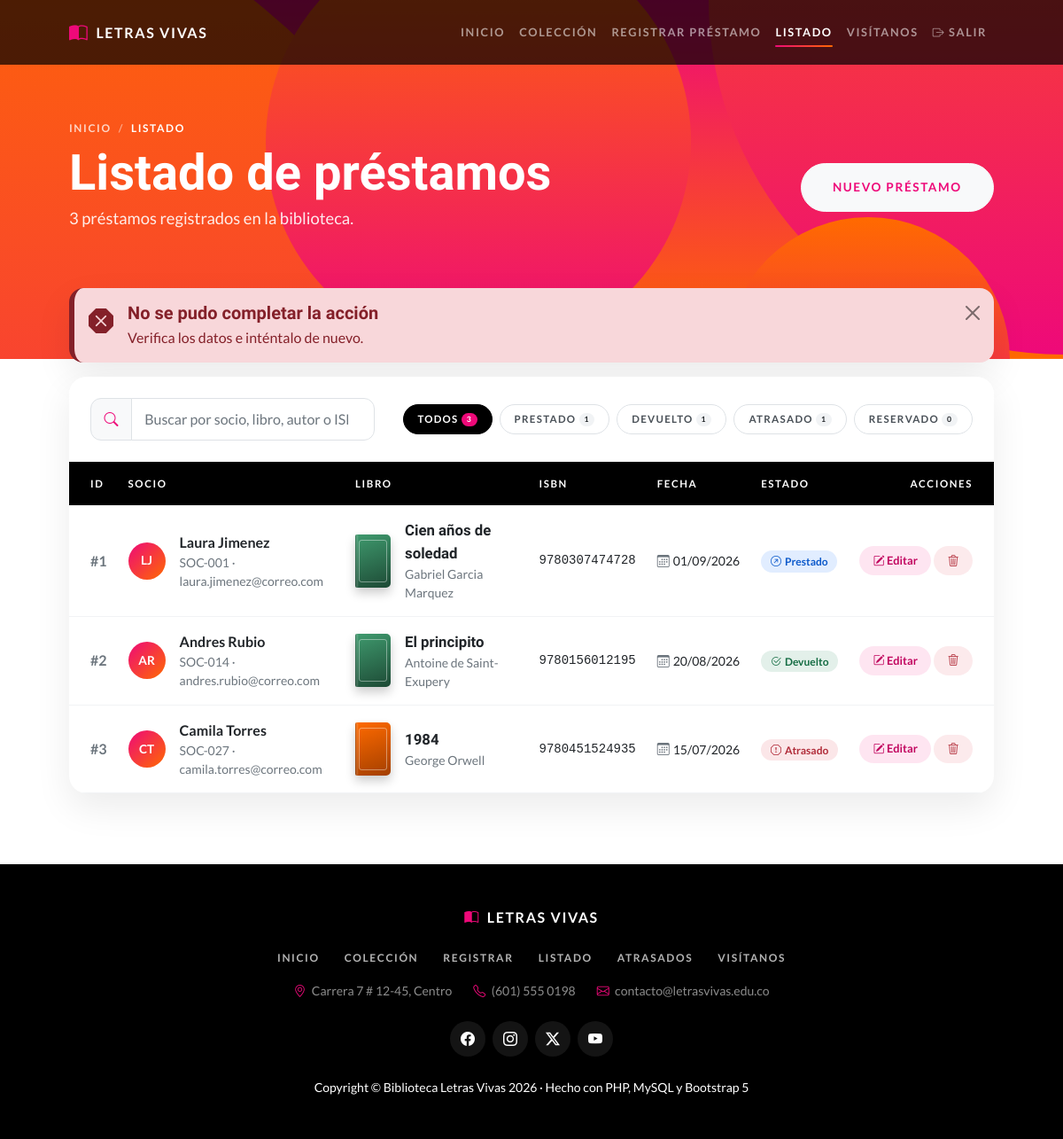
Page /listar.php?msg=error (signed in) on the committed database.
### tables this page shows
CREATE TABLE `prestamos` (
  `id_prestamo` int NOT NULL,
  `estado_prestamo` varchar(15) NOT NULL,
  `codigo_socio` varchar(15) NOT NULL,
  `nombre_socio` varchar(40) NOT NULL,
  `titulo_libro` varchar(80) NOT NULL,
  `autor_libro` varchar(40) NOT NULL,
  `correo_socio` varchar(60) NOT NULL,
  `isbn` varchar(20) NOT NULL,
  `fecha_prestamo` date NOT NULL
);

### listar.php (the view, shortened to what this page needs)
<?php
require_once 'conexion.php';
require_once 'includes/helpers.php';
try {
    $sql = "SELECT id_prestamo, estado_prestamo, codigo_socio, nombre_socio,
            titulo_libro, autor_libro, correo_socio, isbn, fecha_prestamo
            FROM prestamos ORDER BY id_prestamo";
    $stmt = $conn->prepare($sql);
    $stmt->execute();
    $prestamos = $stmt->fetchAll();
} catch (PDOException $e) {
    errorBaseDatos($e);
}
$mensajes = [
    'registrado' => ['success', 'bi-check-circle-fill', 'Préstamo registrado', 'El nuevo préstamo ya aparece en el listado.'],
    'editado'    => ['success', 'bi-check-circle-fill', '¡Registro editado satisfactoriamente!', 'Los cambios del préstamo se guardaron en la base de datos. El registro actualizado está resaltado en la tabla.'],
    'eliminado'  => ['warning', 'bi-trash3-fill', 'Préstamo eliminado', 'El registro se eliminó de la base de datos.'],
    'error'      => ['danger', 'bi-x-octagon-fill', 'No se pudo completar la acción', 'Verifica los datos e inténtalo de nuevo.'],
    'invalido'   => ['danger', 'bi-x-octagon-fill', 'Datos no válidos', 'Los cambios no se guardaron porque algún campo no cumple el formato. Revisa el correo, el ISBN, la fecha y el estado.'],
];
$msg = $mensajes[$_GET['msg'] ?? ''] ?? null;
$resaltado = (int) ($_GET['id'] ?? 0);
$busqueda = $_GET['q'] ?? '';
$conteo = array_count_values(array_column($prestamos, 'estado_prestamo'));
require 'includes/header.php';
?>
<header class="masthead masthead-pagina text-white">
    <div class="masthead-content">
        <div class="container px-5">
            <nav aria-label="breadcrumb">
                <ol class="breadcrumb breadcrumb-light mb-2">
                    <li class="breadcrumb-item"><a href="index.php">Inicio</a></li>
                    <li class="breadcrumb-item active" aria-current="page">Listado</li>
                </ol>
            </nav>
            <div class="d-flex flex-wrap justify-content-between align-items-center gap-3">
                <div>
                    <h1 class="masthead-heading mb-1">Listado de préstamos</h1>
                    <p class="masthead-lead mb-0"><?= count($prestamos) ?> préstamos registrados en la biblioteca.</p>
                </div>
                <a href="registrar.php" class="btn btn-light btn-lg rounded-pill text-primary">Nuevo préstamo</a>
            </div>
        </div>
    </div>
    <?= circulos() ?>
</header>
<section class="container px-3 px-sm-4 px-lg-5 page-body">
    <?php if ($msg): ?>
        <div class="alert alert-<?= $msg[0] ?> alert-dismissible fade show alert-biblio d-flex align-items-start gap-3" role="alert" id="alerta">
            <i class="bi <?= $msg[1] ?> fs-3"></i>
            <div>
                <h5 class="alert-heading mb-1"><?= $msg[2] ?></h5>
                <p class="mb-0"><?= $msg[3] ?><?= $resaltado ? ' (ID #' . $resaltado . ')' : '' ?></p>
            </div>
            <button type="button" class="btn-close" data-bs-dismiss="alert" aria-label="Cerrar"></button>
        </div>
    <?php endif; ?>
    <div class="card table-card">
        <div class="card-header bg-white border-0 p-4">
            <div class="row g-3 align-items-center">
                <div class="col-xl-4">
                    <div class="input-group search-box">
                        <span class="input-group-text"><i class="bi bi-search"></i></span>
                        <input type="search" id="buscar" class="form-control" placeholder="Buscar por socio, libro, autor o ISBN..." value="<?= htmlspecialchars($busqueda) ?>">
                    </div>
                </div>
                <div class="col-xl-8">
                    <div class="d-flex flex-wrap gap-2 justify-content-xl-end" id="filtros">
                        <button class="btn btn-filtro rounded-pill active" data-estado="">Todos <span class="badge rounded-pill"><?= count($prestamos) ?></span></button>
                        <?php foreach (['Prestado', 'Devuelto', 'Atrasado', 'Reservado'] as $e): ?>
                            <button class="btn btn-filtro rounded-pill" data-estado="<?= $e ?>"><?= $e ?> <span class="badge rounded-pill"><?= $conteo[$e] ?? 0 ?></span></button>
                        <?php endforeach; ?>
                    </div>
                </div>
            </div>
        </div>
        <div class="table-responsive">
            <table class="table table-biblio align-middle mb-0">
                <thead>
                    <tr>
                        <th>ID</th>
                        <th>Socio</th>
                        <th>Libro</th>
                        <th>ISBN</th>
                        <th>Fecha</th>
                        <th>Estado</th>
                        <th class="text-end">Acciones</th>
                    </tr>
                </thead>
                <tbody>
                    <?php if (count($prestamos) > 0): ?>
                        <?php foreach ($prestamos as $prestamo): ?>
                            <tr data-estado="<?= htmlspecialchars($prestamo['estado_prestamo']) ?>" class="<?= $resaltado === (int) $prestamo['id_prestamo'] ? 'fila-resaltada' : '' ?>">
                                <td class="fw-semibold text-muted">#<?= htmlspecialchars($prestamo['id_prestamo']) ?></td>
                                <td>
                                    <div class="d-flex align-items-center gap-3">
                                        <span class="avatar"><?= iniciales($prestamo['nombre_socio']) ?></span>
                                        <div>
                                            <div class="fw-semibold"><?= htmlspecialchars($prestamo['nombre_socio']) ?></div>
                                            <div class="small text-muted"><?= htmlspecialchars($prestamo['codigo_socio']) ?> · <?= htmlspecialchars($prestamo['correo_socio']) ?></div>
                                        </div>
                                    </div>
                                </td>
                                <td class="celda-libro">
                                    <div class="d-flex align-items-center gap-3">
                                        <?= portada($prestamo['isbn'], $prestamo['titulo_libro'], $prestamo['autor_libro'], 'portada-xs') ?>
                                        <div>
                                            <div class="fw-semibold libro-titulo"><?= htmlspecialchars($prestamo['titulo_libro']) ?></div>
                                            <div class="small text-muted"><?= htmlspecialchars($prestamo['autor_libro']) ?></div>
                                        </div>
                                    </div>
                                </td>
                                <td class="small font-monospace"><?= htmlspecialchars($prestamo['isbn']) ?></td>
                                <td class="small text-nowrap"><i class="bi bi-calendar3 me-1 text-muted"></i><?= date('d/m/Y', strtotime($prestamo['fecha_prestamo'])) ?></td>
                                <td><?= badgeEstado($prestamo['estado_prestamo']) ?></td>
                                <td class="text-end text-nowrap">
                                    <a href="editar.php?id=<?= urlencode($prestamo['id_prestamo']) ?>" class="btn btn-sm btn-accion btn-editar rounded-pill" title="Editar"><i class="bi bi-pencil-square"></i> Editar</a>
                                    <button type="button" class="btn btn-sm btn-accion btn-eliminar rounded-pill" title="Eliminar"
                                        data-bs-toggle="modal" data-bs-target="#modalEliminar"
                                        data-id="<?= htmlspecialchars($prestamo['id_prestamo']) ?>"
                                        data-libro="<?= htmlspecialchars($prestamo['titulo_libro']) ?>"><i class="bi bi-trash3"></i></button>
                                </td>
                            </tr>
                        <?php endforeach; ?>
                    <?php endif; ?>
                </tbody>
            </table>
        </div>
    </div>
</section>
<?php
require 'includes/footer.php';
?>

### includes/helpers.php (shortened to what this page needs)
<?php
function badgeEstado(string $estado): string
{
    $mapa = [
        'Prestado'  => ['estado-prestado', 'bi-arrow-up-right-circle'],
        'Devuelto'  => ['estado-devuelto', 'bi-check2-circle'],
        'Atrasado'  => ['estado-atrasado', 'bi-exclamation-octagon'],
        'Reservado' => ['estado-reservado', 'bi-bookmark-star'],
    ];
    [$clase, $icono] = $mapa[$estado] ?? ['bg-secondary', 'bi-question-circle'];
    return '<span class="badge badge-estado ' . $clase . '"><i class="bi ' . $icono . ' me-1"></i>'
        . htmlspecialchars($estado) . '</span>';
}
function portada(string $isbn, string $titulo, string $autor = '', string $clase = ''): string
{
    $tono = 'tono-' . (abs(crc32($titulo)) % 5 + 1);
    $url = 'https://covers.openlibrary.org/b/isbn/' . rawurlencode($isbn) . '-M.jpg?default=false';
    return '<div class="portada ' . $clase . ' ' . $tono . '">'
        . '<div class="portada-respaldo"><span class="portada-titulo">' . htmlspecialchars($titulo) . '</span>'
        . '<span class="portada-autor">' . htmlspecialchars($autor) . '</span></div>'
        . '<img src="' . $url . '" alt="Portada de ' . htmlspecialchars($titulo) . '" loading="lazy" onerror="this.remove()">'
        . '</div>';
}
function circulos(): string
{
    return '<div class="bg-circle-1 bg-circle"></div><div class="bg-circle-2 bg-circle"></div>'
        . '<div class="bg-circle-3 bg-circle"></div><div class="bg-circle-4 bg-circle"></div>';
}
function iniciales(string $nombre): string
{
    $partes = preg_split('/\s+/', trim($nombre));
    $ini = mb_substr($partes[0] ?? '', 0, 1) . mb_substr($partes[1] ?? '', 0, 1);
    return htmlspecialchars(mb_strtoupper($ini));
}

### rows in the picture
prestamos: id_prestamo "1", nombre_socio "LJ", nombre_socio "Laura Jimenez", codigo_socio "SOC-001", correo_socio "laura.jimenez@correo.com", titulo_libro "Cien años de soledad", autor_libro "Gabriel Garcia Marquez", isbn "9780307474728", fecha_prestamo "01/09/2026", estado_prestamo "Prestado"
prestamos: id_prestamo "2", nombre_socio "AR", nombre_socio "Andres Rubio", codigo_socio "SOC-014", correo_socio "andres.rubio@correo.com", titulo_libro "El principito", autor_libro "Antoine de Saint-Exupery", isbn "9780156012195", fecha_prestamo "20/08/2026", estado_prestamo "Devuelto"
prestamos: id_prestamo "3", nombre_socio "CT", nombre_socio "Camila Torres", codigo_socio "SOC-027", correo_socio "camila.torres@correo.com", titulo_libro "1984", autor_libro "George Orwell", isbn "9780451524935", fecha_prestamo "15/07/2026", estado_prestamo "Atrasado"

### other values in the picture
count($prestamos) "3"
$msg[2] "No se pudo completar la acción"
$msg[3] "Verifica los datos e inténtalo de nuevo."
$e "PRESTADO"
$e "DEVUELTO"
$e "ATRASADO"
$e "RESERVADO"
$conteo[$e] "0"
